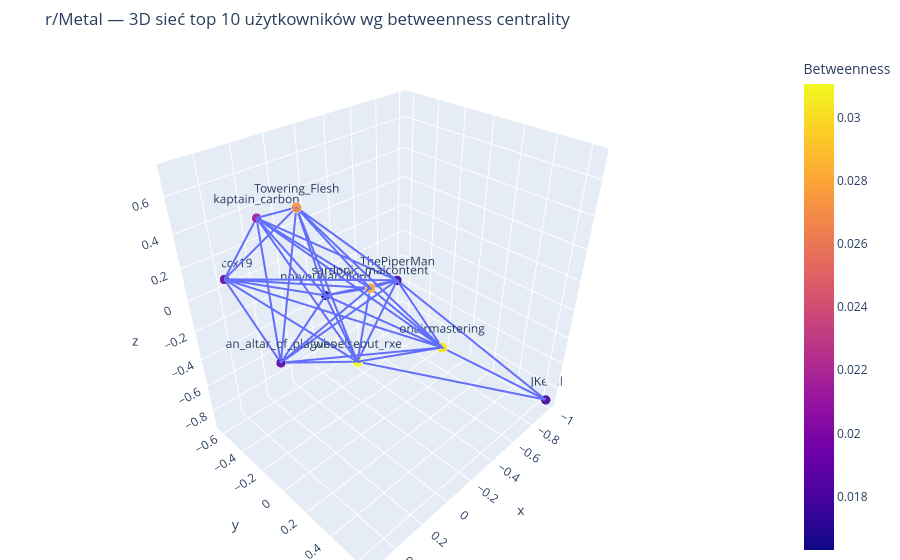
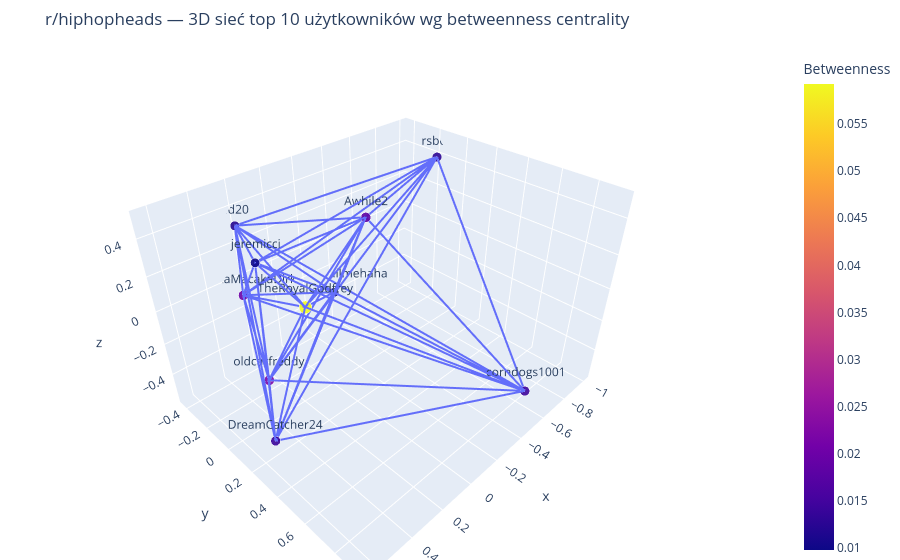
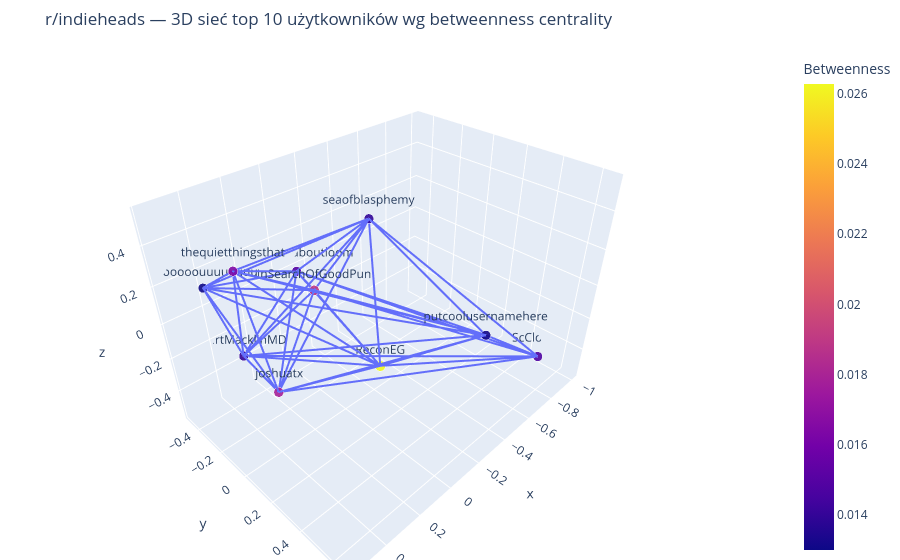
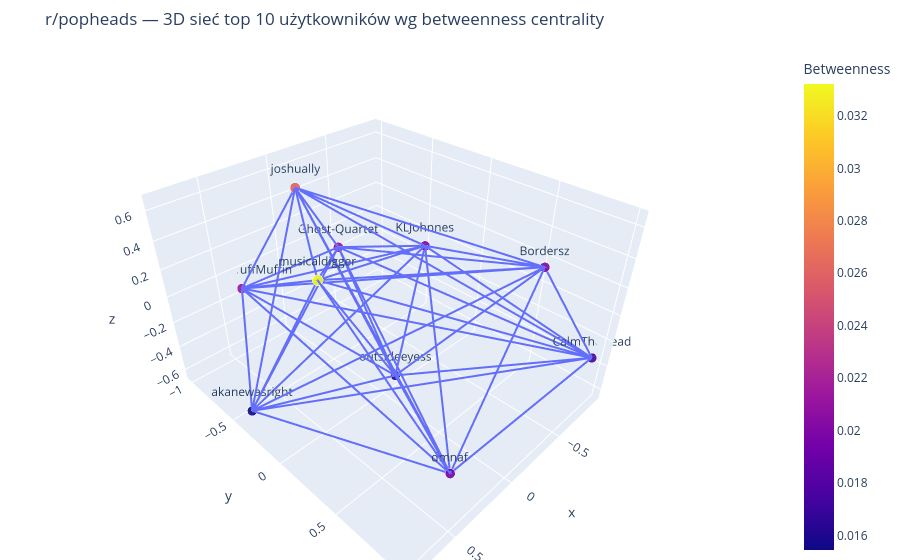

These figures' notebook cell, in order:
### Code cell
# =========================================================
# 3D visualization — top 10 users by betweenness centrality
# =========================================================

if PLOTLY_AVAILABLE:

    for subreddit, graph in sorted(graphs.items()):

        if subreddit not in centrality_tables:
            print(f"Brak tabeli centralności dla r/{subreddit}.")
            continue

        centrality_df = centrality_tables[subreddit]

        top_users = (
            centrality_df
            .sort_values("betweenness_centrality", ascending=False)
            .head(10)
            .index
            .tolist()
        )

        subgraph = graph.to_undirected().subgraph(top_users).copy()

        if subgraph.number_of_nodes() < 2:
            print(f"r/{subreddit}: za mało użytkowników do wizualizacji 3D.")
            continue

        positions = nx.spring_layout(
            subgraph,
            dim=3,
            seed=42,
            k=1.5
        )

        communities = nx.get_node_attributes(
            graph,
            "community"
        )

        # =========================
        # Edges
        # =========================

        edge_x, edge_y, edge_z = [], [], []

        for source, target in subgraph.edges():

            x0, y0, z0 = positions[source]
            x1, y1, z1 = positions[target]

            edge_x += [x0, x1, None]
            edge_y += [y0, y1, None]
            edge_z += [z0, z1, None]

        edge_trace = go.Scatter3d(
            x=edge_x,
            y=edge_y,
            z=edge_z,
            mode="lines",
            line=dict(width=4),
            hoverinfo="none"
        )

        # =========================
        # Nodes
        # =========================

        node_x = [
            positions[node][0]
            for node in subgraph.nodes()
        ]

        node_y = [
            positions[node][1]
            for node in subgraph.nodes()
        ]

        node_z = [
            positions[node][2]
            for node in subgraph.nodes()
        ]

        node_betweenness = [
            centrality_df.loc[node, "betweenness_centrality"]
            for node in subgraph.nodes()
        ]

        node_degree = dict(
            subgraph.degree()
        )

        node_trace = go.Scatter3d(
            x=node_x,
            y=node_y,
            z=node_z,
            mode="markers+text",
            text=list(subgraph.nodes()),
            textposition="top center",
            hovertext=[
                (
                    f"{node}<br>"
                    f"betweenness centrality: "
                    f"{centrality_df.loc[node, 'betweenness_centrality']:.6f}<br>"
                    f"degree in shown subgraph: {node_degree[node]}<br>"
                    f"community: {communities.get(node, 'brak')}"
                )
                for node in subgraph.nodes()
            ],
            hoverinfo="text",
            marker=dict(
                size=[
                    10 + value * 80
                    for value in node_betweenness
                ],
                color=node_betweenness,
                opacity=0.9,
                colorbar=dict(
                    title="Betweenness"
                )
            )
        )

        figure = go.Figure(
            data=[
                edge_trace,
                node_trace
            ]
        )

        figure.update_layout(
            title=(
                f"r/{subreddit} — 3D sieć top 10 użytkowników "
                f"wg betweenness centrality"
            ),
            showlegend=False,
            margin=dict(
                l=0,
                r=0,
                b=0,
                t=50
            )
        )

        figure.write_html(
            FIGURES_DIR / f"network_3d_top10_betweenness_{subreddit}.html"
        )

        figure.show()

else:
    print(
        "Plotly nie jest zainstalowane, dlatego pominięto "
        "interaktywną wizualizację 3D."
    )

### Figure 1 — Plotly figure (JSON) as saved in the notebook; plotly's stock layout.template omitted (floating-point values rounded to 4 significant figures)
{"data": [{"hoverinfo": "none", "line": {"width": 4}, "mode": "lines", "type": "scatter3d", "x": [0.3455, 0.3768, null, 0.3455, -0.3677, null, 0.3455, 0.536, null, 0.3455, 0.3151, null, 0.3455, -0.09776, null, 0.3455, 0.1163, null, 0.3455, 0.05097, null, 0.3455, -0.2753, null, 0.1163, -0.09776, null, 0.1163, 0.05097, null, 0.1163, 0.536, null, 0.1163, 0.3768, null, 0.1163, -0.3677, null, 0.1163, 0.3151, null, 0.1163, -0.2753, null, -1, 0.05097, null, -1, -0.3677, null, -1, -0.2753, null, -0.09776, 0.3768, null, -0.09776, -0.3677, null, -0.09776, 0.536, null, -0.09776, 0.3151, null, -0.09776, -0.2753, null, -0.09776, 0.05097, null, 0.3768, 0.05097, null, 0.3768, 0.536, null, 0.3768, -0.3677, null, 0.3768, 0.3151, null, 0.3768, -0.2753, null, 0.3151, 0.05097, null, 0.3151, 0.536, null, 0.3151, -0.3677, null, 0.3151, -0.2753, null, 0.536, 0.05097, null, 0.536, -0.2753, null, 0.536, -0.3677, null, -0.3677, 0.05097, null, -0.3677, -0.2753, null, 0.05097, -0.2753, null], "y": [0.04092, -0.6308, null, 0.04092, -0.06486, null, 0.04092, 0.06965, null, 0.04092, -0.3272, null, 0.04092, -0.376, null, 0.04092, 0.2328, null, 0.04092, 0.05021, null, 0.04092, 0.3608, null, 0.2328, -0.376, null, 0.2328, 0.05021, null, 0.2328, 0.06965, null, 0.2328, -0.6308, null, 0.2328, -0.06486, null, 0.2328, -0.3272, null, 0.2328, 0.3608, null, 0.6444, 0.05021, null, 0.6444, -0.06486, null, 0.6444, 0.3608, null, -0.376, -0.6308, null, -0.376, -0.06486, null, -0.376, 0.06965, null, -0.376, -0.3272, null, -0.376, 0.3608, null, -0.376, 0.05021, null, -0.6308, 0.05021, null, -0.6308, 0.06965, null, -0.6308, -0.06486, null, -0.6308, -0.3272, null, -0.6308, 0.3608, null, -0.3272, 0.05021, null, -0.3272, 0.06965, null, -0.3272, -0.06486, null, -0.3272, 0.3608, null, 0.06965, 0.05021, null, 0.06965, 0.3608, null, 0.06965, -0.06486, null, -0.06486, 0.05021, null, -0.06486, 0.3608, null, 0.05021, 0.3608, null], "z": [0.7101, 0.06232, null, 0.7101, -0.025, null, 0.7101, -0.001599, null, 0.7101, 0.5161, null, 0.7101, -0.1482, null, 0.7101, 0.2907, null, 0.7101, -0.3004, null, 0.7101, -0.2114, null, 0.2907, -0.1482, null, 0.2907, -0.3004, null, 0.2907, -0.001599, null, 0.2907, 0.06232, null, 0.2907, -0.025, null, 0.2907, 0.5161, null, 0.2907, -0.2114, null, -0.8928, -0.3004, null, -0.8928, -0.025, null, -0.8928, -0.2114, null, -0.1482, 0.06232, null, -0.1482, -0.025, null, -0.1482, -0.001599, null, -0.1482, 0.5161, null, -0.1482, -0.2114, null, -0.1482, -0.3004, null, 0.06232, -0.3004, null, 0.06232, -0.001599, null, 0.06232, -0.025, null, 0.06232, 0.5161, null, 0.06232, -0.2114, null, 0.5161, -0.3004, null, 0.5161, -0.001599, null, 0.5161, -0.025, null, 0.5161, -0.2114, null, -0.001599, -0.3004, null, -0.001599, -0.2114, null, -0.001599, -0.025, null, -0.025, -0.3004, null, -0.025, -0.2114, null, -0.3004, -0.2114, null]}, {"hoverinfo": "text", "hovertext": ["Towering_Flesh<br>betweenness centrality: 0.027189<br>degree in shown subgraph: 8<br>community: 3", "sardonic_malcontent<br>betweenness centrality: 0.028470<br>degree in shown subgraph: 8<br>community: 14", "JKevill<br>betweenness centrality: 0.017720<br>degree in shown subgraph: 3<br>community: 27", "notyourlandlord<br>betweenness centrality: 0.016307<br>degree in shown subgraph: 8<br>community: 12", "Samccx19<br>betweenness centrality: 0.018940<br>degree in shown subgraph: 8<br>community: 11", "kaptain_carbon<br>betweenness centrality: 0.021215<br>degree in shown subgraph: 8<br>community: 10", "an_altar_of_plagues<br>betweenness centrality: 0.018708<br>degree in shown subgraph: 8<br>community: 10", "ThePiperMan<br>betweenness centrality: 0.017837<br>degree in shown subgraph: 9<br>community: 12", "whoelsebut_rxe<br>betweenness centrality: 0.031067<br>degree in shown subgraph: 9<br>community: 12", "onairmastering<br>betweenness centrality: 0.030196<br>degree in shown subgraph: 9<br>community: 12"], "marker": {"color": [0.02719, 0.02847, 0.01772, 0.01631, 0.01894, 0.02121, 0.01871, 0.01784, 0.03107, 0.0302], "colorbar": {"title": {"text": "Betweenness"}}, "opacity": 0.9, "size": [12.18, 12.28, 11.42, 11.3, 11.52, 11.7, 11.5, 11.43, 12.49, 12.42]}, "mode": "markers+text", "text": ["Towering_Flesh", "sardonic_malcontent", "JKevill", "notyourlandlord", "Samccx19", "kaptain_carbon", "an_altar_of_plagues", "ThePiperMan", "whoelsebut_rxe", "onairmastering"], "textposition": "top center", "type": "scatter3d", "x": [0.3455, 0.1163, -1, -0.09776, 0.3768, 0.3151, 0.536, -0.3677, 0.05097, -0.2753], "y": [0.04092, 0.2328, 0.6444, -0.376, -0.6308, -0.3272, 0.06965, -0.06486, 0.05021, 0.3608], "z": [0.7101, 0.2907, -0.8928, -0.1482, 0.06232, 0.5161, -0.001599, -0.025, -0.3004, -0.2114]}], "layout": {"margin": {"b": 0, "l": 0, "r": 0, "t": 50}, "showlegend": false, "title": {"text": "r/Metal — 3D sieć top 10 użytkowników wg betweenness centrality"}}}

### Figure 2 — Plotly figure (JSON) as saved in the notebook; plotly's stock layout.template omitted (floating-point values rounded to 4 significant figures; data arrays with more than 128 entries replaced by an {"elided": "..."} marker saying what was removed)
{"data": [{"hoverinfo": "none", "line": {"width": 4}, "mode": "lines", "type": "scatter3d", "x": {"elided": "132 float values"}, "y": {"elided": "132 float values"}, "z": {"elided": "132 float values"}}, {"hoverinfo": "text", "hovertext": ["jeremicci<br>betweenness centrality: 0.009787<br>degree in shown subgraph: 9<br>community: 23", "oldcarfreddy<br>betweenness centrality: 0.021958<br>degree in shown subgraph: 9<br>community: 2", "TheRoyalGodfrey<br>betweenness centrality: 0.059252<br>degree in shown subgraph: 9<br>community: 3", "nd20<br>betweenness centrality: 0.011960<br>degree in shown subgraph: 9<br>community: 10", "DreamCatcher24<br>betweenness centrality: 0.014028<br>degree in shown subgraph: 9<br>community: 3", "rsbor<br>betweenness centrality: 0.012662<br>degree in shown subgraph: 8<br>community: 0", "Awhile2<br>betweenness centrality: 0.018022<br>degree in shown subgraph: 9<br>community: 9", "youcantkillmehaha<br>betweenness centrality: 0.010085<br>degree in shown subgraph: 8<br>community: 10", "corndogs1001<br>betweenness centrality: 0.014275<br>degree in shown subgraph: 9<br>community: 0", "RafiakaMacakaDirk<br>betweenness centrality: 0.020127<br>degree in shown subgraph: 9<br>community: 10"], "marker": {"color": [0.009787, 0.02196, 0.05925, 0.01196, 0.01403, 0.01266, 0.01802, 0.01008, 0.01427, 0.02013], "colorbar": {"title": {"text": "Betweenness"}}, "opacity": 0.9, "size": [10.78, 11.76, 14.74, 10.96, 11.12, 11.01, 11.44, 10.81, 11.14, 11.61]}, "mode": "markers+text", "text": ["jeremicci", "oldcarfreddy", "TheRoyalGodfrey", "nd20", "DreamCatcher24", "rsbor", "Awhile2", "youcantkillmehaha", "corndogs1001", "RafiakaMacakaDirk"], "textposition": "top center", "type": "scatter3d", "x": [0.5135, 0.2579, 0.1578, 0.2139, 0.6283, -1, -0.2028, -0.3896, -0.4367, 0.2578], "y": [0.2221, -0.2403, 0.02442, -0.4195, 0.3691, -0.1717, 0.07917, -0.4279, 0.9339, -0.3693], "z": [0.5041, -0.5636, 0.0152, 0.3114, -0.2883, 0.3925, 0.3875, -0.3761, -0.3256, -0.05718]}], "layout": {"margin": {"b": 0, "l": 0, "r": 0, "t": 50}, "showlegend": false, "title": {"text": "r/hiphopheads — 3D sieć top 10 użytkowników wg betweenness centrality"}}}

### Figure 3 — Plotly figure (JSON) as saved in the notebook; plotly's stock layout.template omitted (floating-point values rounded to 4 significant figures; data arrays with more than 128 entries replaced by an {"elided": "..."} marker saying what was removed)
{"data": [{"hoverinfo": "none", "line": {"width": 4}, "mode": "lines", "type": "scatter3d", "x": {"elided": "129 float values"}, "y": {"elided": "129 float values"}, "z": {"elided": "129 float values"}}, {"hoverinfo": "text", "hovertext": ["seaofblasphemy<br>betweenness centrality: 0.013908<br>degree in shown subgraph: 9<br>community: 3", "plzaskmeaboutloom<br>betweenness centrality: 0.014931<br>degree in shown subgraph: 9<br>community: 1", "putcoolusernamehere<br>betweenness centrality: 0.013130<br>degree in shown subgraph: 9<br>community: 15", "thequietthingsthat<br>betweenness centrality: 0.016403<br>degree in shown subgraph: 8<br>community: 1", "Yoooooouuuuuuuu<br>betweenness centrality: 0.013000<br>degree in shown subgraph: 8<br>community: 1", "ReconEG<br>betweenness centrality: 0.026280<br>degree in shown subgraph: 9<br>community: 8", "InSearchOfGoodPun<br>betweenness centrality: 0.018931<br>degree in shown subgraph: 9<br>community: 1", "BertMacklinMD<br>betweenness centrality: 0.014003<br>degree in shown subgraph: 9<br>community: 1", "joshuatx<br>betweenness centrality: 0.017858<br>degree in shown subgraph: 9<br>community: 1", "ScCloudy<br>betweenness centrality: 0.014752<br>degree in shown subgraph: 7<br>community: 6"], "marker": {"color": [0.01391, 0.01493, 0.01313, 0.0164, 0.013, 0.02628, 0.01893, 0.014, 0.01786, 0.01475], "colorbar": {"title": {"text": "Betweenness"}}, "opacity": 0.9, "size": [11.11, 11.19, 11.05, 11.31, 11.04, 12.1, 11.51, 11.12, 11.43, 11.18]}, "mode": "markers+text", "text": ["seaofblasphemy", "plzaskmeaboutloom", "putcoolusernamehere", "thequietthingsthat", "Yoooooouuuuuuuu", "ReconEG", "InSearchOfGoodPun", "BertMacklinMD", "joshuatx", "ScCloudy"], "textposition": "top center", "type": "scatter3d", "x": [-0.325, -0.1193, -0.1934, 0.5592, 0.4454, -0.2778, 0.1245, 0.3051, 0.4814, -1], "y": [-0.148, -0.4784, 0.6589, 0.1219, -0.3728, -0.0326, -0.01492, -0.3863, 0.1767, 0.4754], "z": [0.3186, -0.02756, 0.1467, 0.5408, 0.1856, -0.4888, 0.1919, -0.2846, -0.0316, -0.5511]}], "layout": {"margin": {"b": 0, "l": 0, "r": 0, "t": 50}, "showlegend": false, "title": {"text": "r/indieheads — 3D sieć top 10 użytkowników wg betweenness centrality"}}}

### Figure 4 — Plotly figure (JSON) as saved in the notebook; plotly's stock layout.template omitted (floating-point values rounded to 4 significant figures; data arrays with more than 128 entries replaced by an {"elided": "..."} marker saying what was removed)
{"data": [{"hoverinfo": "none", "line": {"width": 4}, "mode": "lines", "type": "scatter3d", "x": {"elided": "135 float values"}, "y": {"elided": "135 float values"}, "z": {"elided": "135 float values"}}, {"hoverinfo": "text", "hovertext": ["Bordersz<br>betweenness centrality: 0.019916<br>degree in shown subgraph: 9<br>community: 0", "CalmTheHead<br>betweenness centrality: 0.017400<br>degree in shown subgraph: 9<br>community: 0", "KLJohnnes<br>betweenness centrality: 0.019813<br>degree in shown subgraph: 9<br>community: 1", "Ghost-Quartet<br>betweenness centrality: 0.020902<br>degree in shown subgraph: 9<br>community: 6", "musicaldigger<br>betweenness centrality: 0.033223<br>degree in shown subgraph: 9<br>community: 2", "joshually<br>betweenness centrality: 0.025845<br>degree in shown subgraph: 9<br>community: 4", "dmnaf<br>betweenness centrality: 0.019457<br>degree in shown subgraph: 9<br>community: 3", "outsideeyess<br>betweenness centrality: 0.016025<br>degree in shown subgraph: 9<br>community: 3", "akanewasright<br>betweenness centrality: 0.015439<br>degree in shown subgraph: 9<br>community: 6", "McIgglyTuffMuffin<br>betweenness centrality: 0.021183<br>degree in shown subgraph: 9<br>community: 6"], "marker": {"color": [0.01992, 0.0174, 0.01981, 0.0209, 0.03322, 0.02584, 0.01946, 0.01603, 0.01544, 0.02118], "colorbar": {"title": {"text": "Betweenness"}}, "opacity": 0.9, "size": [11.59, 11.39, 11.59, 11.67, 12.66, 12.07, 11.56, 11.28, 11.24, 11.69]}, "mode": "markers+text", "text": ["Bordersz", "CalmTheHead", "KLJohnnes", "Ghost-Quartet", "musicaldigger", "joshually", "dmnaf", "outsideeyess", "akanewasright", "McIgglyTuffMuffin"], "textposition": "top center", "type": "scatter3d", "x": [-0.4744, -0.9253, -0.4734, -0.3503, 0.5826, 0.1272, 0.5076, -0.1513, 0.7976, 0.3597], "y": [0.7707, 0.9608, -0.09062, -0.8088, 0.1474, -0.6008, 0.9868, -0.03302, -0.3324, -1], "z": [0.4423, -0.3498, 0.2271, -0.02523, 0.5578, 0.6575, -0.2159, -0.6389, -0.5176, -0.1373]}], "layout": {"margin": {"b": 0, "l": 0, "r": 0, "t": 50}, "showlegend": false, "title": {"text": "r/popheads — 3D sieć top 10 użytkowników wg betweenness centrality"}}}
